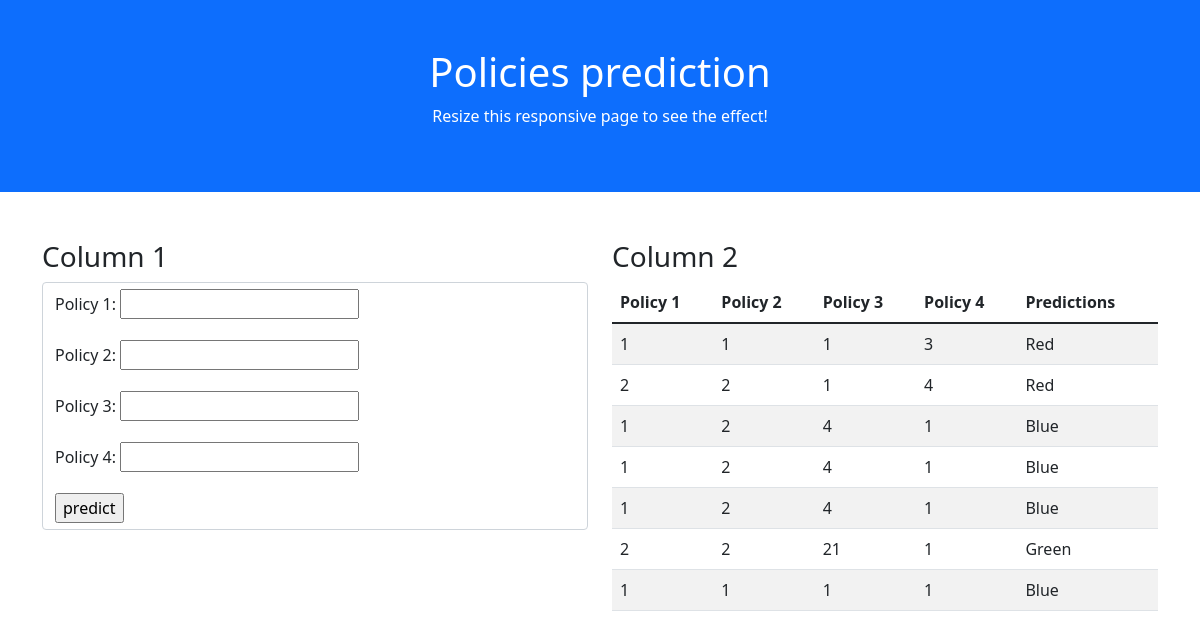
Page /prediction/ on the earlier database version.
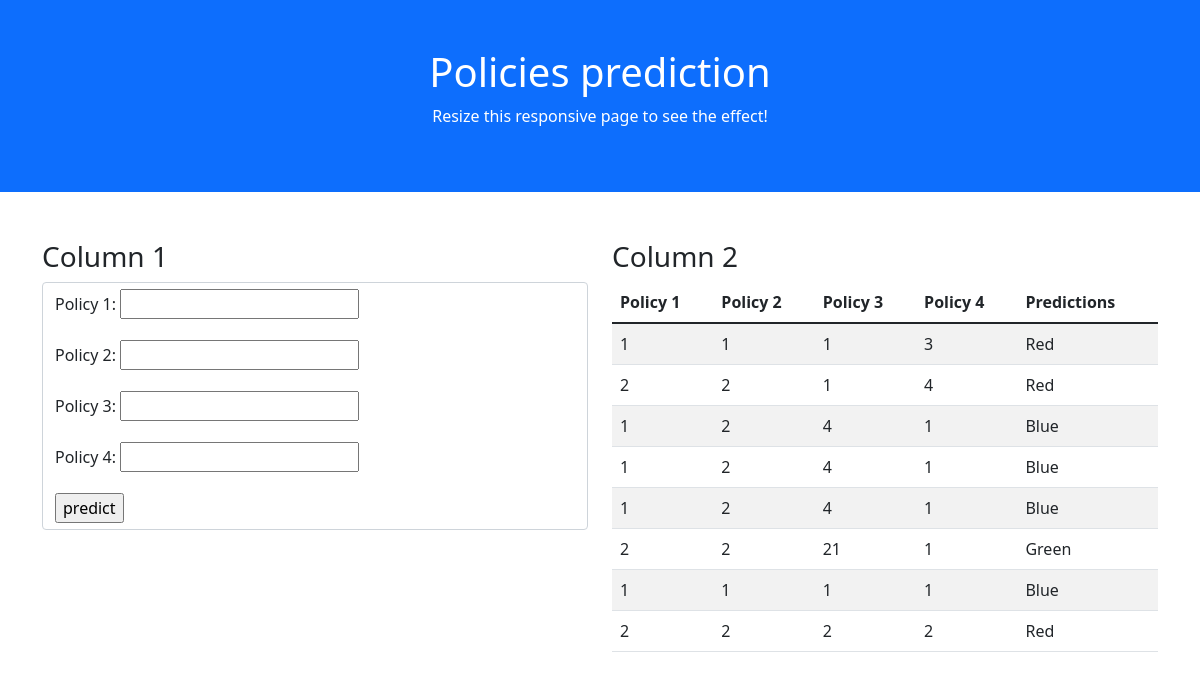
Same page on the later database version.
### model_app/models.py (models this page shows)
class Leaf(models.Model):
    sepal_length = models.IntegerField()
    sepal_width  = models.IntegerField()
    petal_length = models.IntegerField()
    petal_width  = models.IntegerField()
    predictions  = models.CharField(max_length=256,default=None,null=True)

### model_app/views.py (the view, shortened to what this page needs)
# urls.py: path('',views.predictor,name="prediction"),
def predictor(request):
    data = Leaf.objects.order_by('id')
    form = forms.FormName()
    my_dict = {'data':data,'form':form}
    return render(request,'index.html',my_dict)

### model_app/forms.py
class FormName(forms.Form):
    sepal_length = forms.IntegerField()
    sepal_width  = forms.IntegerField()
    petal_length = forms.IntegerField()
    petal_width  = forms.IntegerField()
    predictions  = forms.CharField(max_length=256)

### templates/index.html (shortened to what this page needs)
<!DOCTYPE html>
<html lang="en">
<head>
  <link href="https://cdn.jsdelivr.net/npm/bootstrap@5.1.3/dist/css/bootstrap.min.css" rel="stylesheet">
</head>
<body>
<div class="container-fluid p-5 bg-primary text-white text-center">
  <h1>Policies prediction</h1>
  <p>Resize this responsive page to see the effect!</p>
</div>
<div class="container mt-5">
  <div class="row">
    <div class="col-sm-6">
      <h3>Column 1</h3>
      <form class='form-control' method='POST'>
          <div class="mb-3">
            <label for="sepal_length" class="form-label">Policy 1:</label>
            {{form.sepal_length}}
          </div>
          <div class="mb-3">
            <label for="sepal_width" class="form-label">Policy 2:</label>
            {{form.sepal_width}}
          </div>
          <div class="mb-3">
            <label for="petal_length" class="form-label">Policy 3:</label>
            {{form.petal_length}}
          </div>
          <div class="mb-3">
            <label for="petal_width" class="form-label">Policy 4:</label>
            {{form.petal_width}}
          </div>
          <input type="submit" value="predict"/>
      </form>
    </div>
    <div class="col-sm-6">
      <h3>Column 2</h3>
      <table class="table table-striped">
        <thead>
          <tr>
            <th>Policy 1</th>
            <th>Policy 2</th>
            <th>Policy 3</th>
            <th>Policy 4</th>
            <th> Predictions </th>
          </tr>
        </thead>
        <tbody>
          {% for data in data %}
          <tr>
            <td>{{data.sepal_length}}</td>
            <td>{{data.sepal_width}}</td>
            <td>{{data.petal_length}}</td>
            <td>{{data.petal_width}}</td>
            <td>{{data.predictions}}</td>
          </tr>
          {% endfor %}
        </tbody>
      </table>
    </div>
  </div>
</div>
</body>
</html>

Differences in the rows shown:
added Leaf: sepal_length "2", sepal_width "2", petal_length "2", petal_width "2", predictions "Red"
